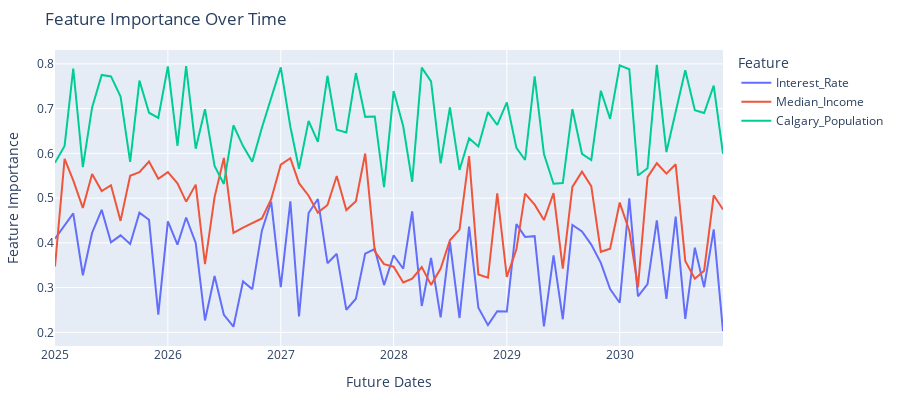

The cell this chart's notebook holds for it:
### Code cell
# Create a DataFrame showing feature importance over time (this is hypothetical for demo purposes)
feature_importance_over_time = pd.DataFrame({
    'Date': future_dates,
    'Interest_Rate': np.random.uniform(0.2, 0.5, len(future_dates)),
    'Median_Income': np.random.uniform(0.3, 0.6, len(future_dates)),
    'Calgary_Population': np.random.uniform(0.5, 0.8, len(future_dates)),
})

# Melt the DataFrame to long format for plotting
melted_importance = feature_importance_over_time.melt(id_vars=['Date'], var_name='Feature', value_name='Importance')

# Create the line chart
fig = px.line(melted_importance, x='Date', y='Importance', color='Feature',
              title="Feature Importance Over Time",
              labels={'Importance': 'Feature Importance', 'Date': 'Future Dates'})


# Customize the layout
fig.update_layout(
    title="Feature Importance Over Time",
    xaxis_title="Future Dates",
    yaxis_title="Feature Importance",
    hovermode='x unified',
    width=900,  # Adjust width to fit your layout
    height=400,  # Adjust height to fit your layout
    margin=dict(l=50, r=50, t=50, b=50),  # Set margins to avoid cutting off the edges
)

fig.show()

fig.write_html("feature_importance.html")
